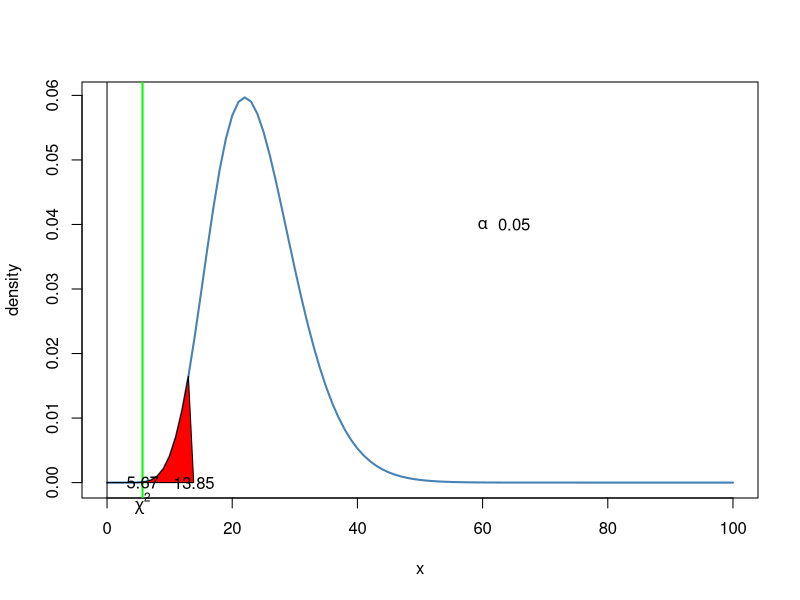

Generate this figure with R:
#page no : 467-468
library(ggplot2)
library(MASS)
options(scipen=999)
n=25
df=n-1
sigma=7.2
s_mean=3.5
t_stat=round(((n-1)*(s_mean)^2)/(sigma)^2,2)
alpha=0.05
p=round(pchisq(t_stat,df,lower.tail=TRUE),6)
print(paste0("df=",df))
print(paste0("tstatic=",t_stat))
if(alpha > p)
{
  print(paste("left tail : Reject H0"))
}else
{
  print(paste("Left tail :Accept H0"))
}
t_critical=13.85
curve(dchisq(x,df=df),from=0,to=100,
      ylab="density",
      lwd=2,
      col='steelblue')
x<-seq(0,100)
y<-dchisq(x,df=df)
abline(v=0)
abline(v=t_stat,lwd=2,col='green')
polygon(c(x[x<=abs(t_critical)],abs(t_critical) ),c(y[x<=abs(t_critical)],0),col="red")
text(t_stat,0,round(t_stat,2))
text(abs(t_critical),0,round(abs(t_critical),2))
text(60,0.04,expression(alpha))
text(65,0.04,alpha)
mtext(expression(chi^2),side=1,at=5.67,cex=1)
